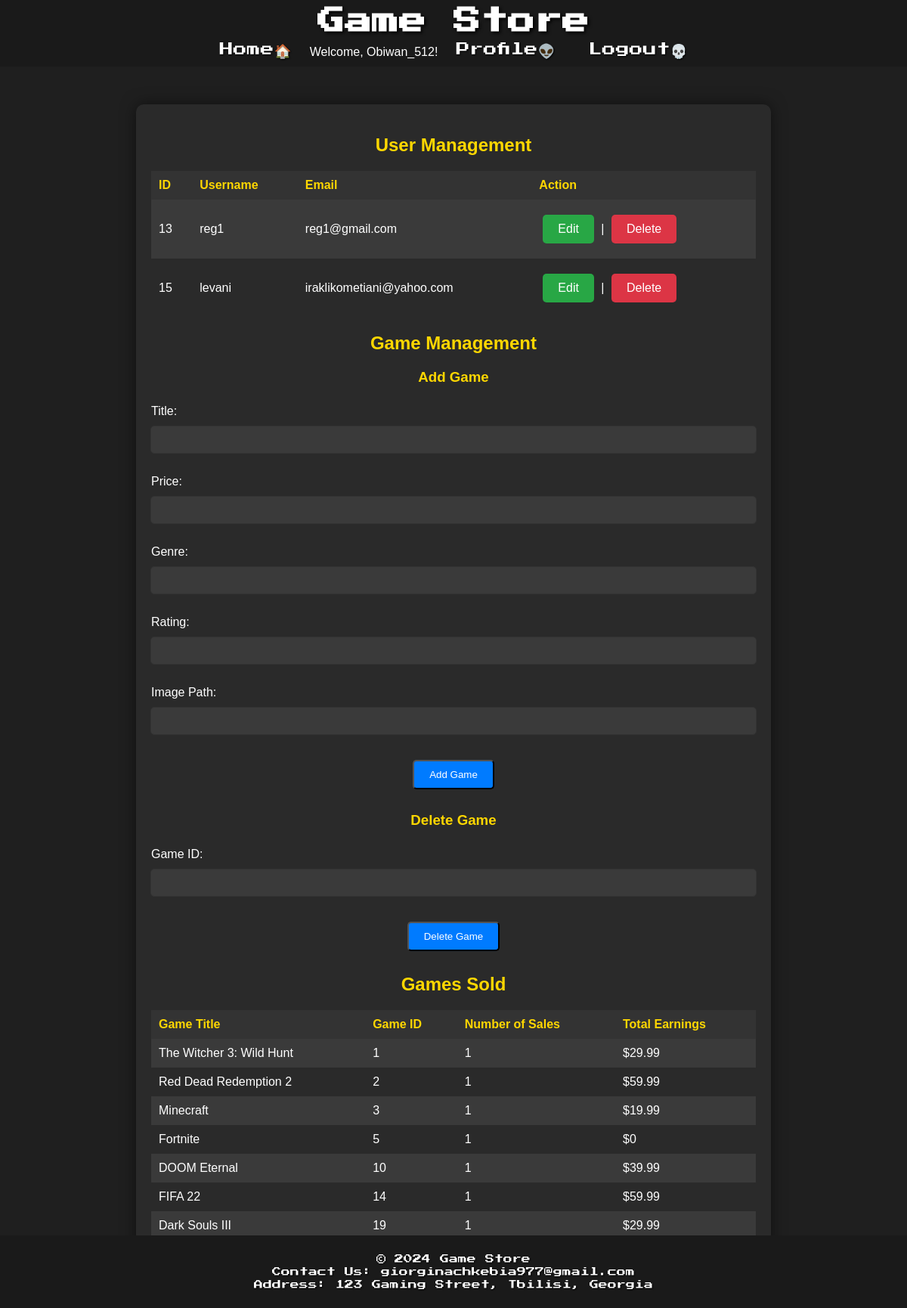
Page /admin.php (signed in) on the committed database.
### tables this page shows
CREATE TABLE `users` (
  `id` int(11) NOT NULL,
  `username` varchar(50) NOT NULL,
  `password` varchar(255) NOT NULL,
  `email` varchar(100) NOT NULL
);

CREATE TABLE `games` (
  `id` int(11) NOT NULL,
  `title` varchar(100) NOT NULL,
  `price` decimal(10,2) NOT NULL,
  `image` varchar(1000) NOT NULL,
  `genre` varchar(50) DEFAULT NULL,
  `rating` varchar(10) DEFAULT NULL,
  `purchased` tinyint(1) DEFAULT 0
);

### admin.php (the view, shortened to what this page needs)
<?php
include 'header.php';
include 'db.php';
$sql_games_sold = "SELECT game_id, COUNT(*) AS num_sold FROM Purchases GROUP BY game_id";
$result_games_sold = $conn->query($sql_games_sold);
$games_sold = array();
if ($result_games_sold->num_rows > 0) {
    while ($row = $result_games_sold->fetch_assoc()) {
        $games_sold[$row['game_id']] = $row['num_sold'];
    }
}
$sql = "SELECT * FROM Users";
$result = $conn->query($sql);
?>
<!DOCTYPE html>
<html lang="en">
<head>
    <link rel="stylesheet" href="css/admin.css">
</head>
<body>
    <div class="content">
        <h2>User Management</h2>
        <table class="users-table">
            <tr>
                <th>ID</th>
                <th>Username</th>
                <th>Email</th>
                <th>Action</th>
            </tr>
            <?php
            if ($result->num_rows > 0) {
                while ($row = $result->fetch_assoc()) {
                    echo "<tr>";
                    echo "<td>" . $row['id'] . "</td>";
                    echo "<td>" . $row['username'] . "</td>";
                    echo "<td>" . $row['email'] . "</td>";
                    echo "<td><a href='edit_user.php?id=" . $row['id'] . "' class='btn edit-btn'>Edit</a> | <a href='delete_user.php?id=" . $row['id'] . "' class='btn delete-btn'>Delete</a></td>";
                    echo "</tr>";
                }
            } else {
                echo "<tr><td colspan='4'>No users found.</td></tr>";
            }
            ?>
        </table>
        <h2>Game Management</h2>
        <h3>Add Game</h3>
        <form action="admin.php" method="post" class="form-style">
            <label for="title">Title:</label>
            <input type="text" id="title" name="title" required><br>
            <label for="price">Price:</label>
            <input type="text" id="price" name="price" required><br>
            <label for="genre">Genre:</label>
            <input type="text" id="genre" name="genre" required><br>
            <label for="rating">Rating:</label>
            <input type="text" id="rating" name="rating" required><br>
            <label for="image">Image Path:</label>
            <input type="text" id="image" name="image" required><br>
            <button type="submit" class="btn">Add Game</button>
        </form>
        <h3>Delete Game</h3>
        <form action="admin.php" method="post" class="form-style">
            <label for="game_id">Game ID:</label>
            <input type="text" id="game_id" name="game_id" required><br>
            <button type="submit" class="btn">Delete Game</button>
        </form>
        <h2>Games Sold</h2>
        <table class="sales-table">
    <tr>
        <th>Game Title</th>
        <th>Game ID</th>
        <th>Number of Sales</th>
        <th>Total Earnings</th>
    </tr>
    <?php
    foreach ($games_sold as $game_id => $num_sold) {
        $sql_game_info = "SELECT title, price FROM Games WHERE id='$game_id'";
        $result_game_info = $conn->query($sql_game_info);
        if ($result_game_info->num_rows == 1) {
            $row_game_info = $result_game_info->fetch_assoc();
            $game_title = $row_game_info['title'];
            $game_price = $row_game_info['price'];
            $total_earnings = $num_sold * $game_price;
            echo "<tr>";
            echo "<td>" . $game_title . "</td>";
            echo "<td>" . $game_id . "</td>";
            echo "<td>" . $num_sold . "</td>";
            echo "<td>$" . $total_earnings . "</td>";
            echo "</tr>";
        }
    }
    ?>
</table>
    </div>
</body>
</html>
<?php include 'footer.php'; ?>

### css/admin.css (style rules this page uses)
body { font-family: Arial, sans-serif; background-color: #1f1f1f; color: #fff; margin: 0; padding: 0; }
.content { width: 80%; max-width: 800px; margin: 50px auto; padding: 20px; background-color: #2a2a2a; border-radius: 10px; box-shadow: 0 0 20px rgba(0, 0, 0, 0.5); }
h2, h3 { color: #FFD700; margin-bottom: 20px; text-align: center; }
table { width: 100%; border-collapse: collapse; margin-bottom: 20px; }
table th, table td { padding: 10px; text-align: left; }
table th { background-color: #333; color: #FFD700; }
table tr:nth-child(even) { background-color: #3a3a3a; }
.btn { display: inline-block; padding: 10px 20px; margin: 10px 5px; background-color: #007bff; color: #fff; text-decoration: none; border-radius: 5px; transition: background-color 0.3s; text-align: center; }
.edit-btn { background-color: #28a745; }
.delete-btn { background-color: #dc3545; }
.form-style { display: flex; flex-direction: column; align-items: center; margin-bottom: 20px; }
.form-style label { width: 100%; margin: 5px 0; }
.form-style input { width: calc(100% - 20px); padding: 10px; margin: 5px 0; border: 1px solid #333; border-radius: 5px; background-color: #3a3a3a; color: #fff; }

### rows in the picture
users: id "13", username "reg1", email "reg1@gmail.com"
users: id "15", username "levani", email "iraklikometiani@yahoo.com"
games: title "The Witcher 3: Wild Hunt", game_id "1", num_sold "1", price "29.99"
games: title "Red Dead Redemption 2", game_id "2", num_sold "1", price "59.99"
games: title "Minecraft", game_id "3", num_sold "1", price "19.99"
games: title "Fortnite", game_id "5", num_sold "1", price "0"
games: title "DOOM Eternal", game_id "10", num_sold "1", price "39.99"
games: title "FIFA 22", game_id "14", num_sold "1", price "59.99"
games: title "Dark Souls III", game_id "19", num_sold "1", price "29.99"

### other values in the picture
$_SESSION['username'] "Obiwan_512"
